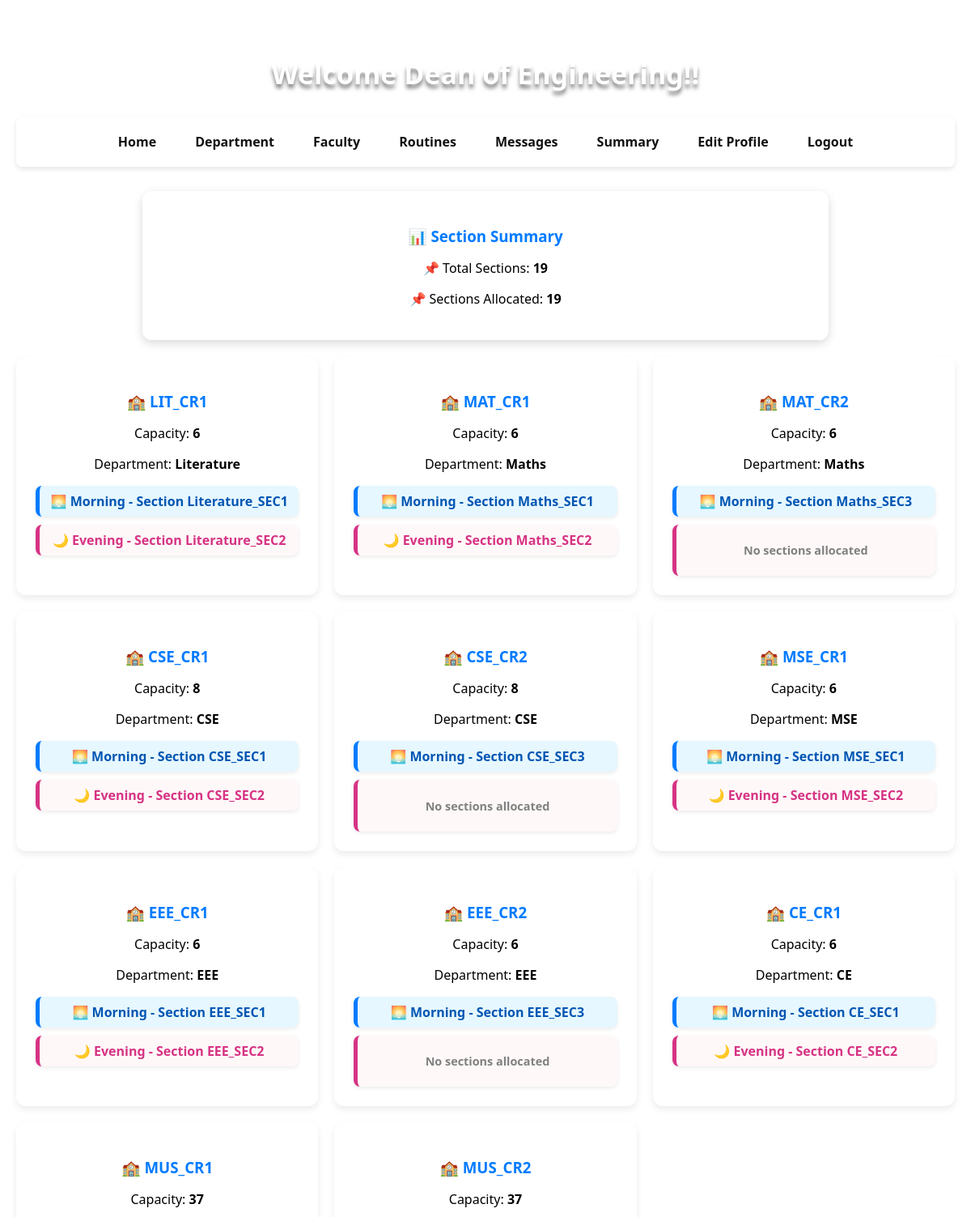
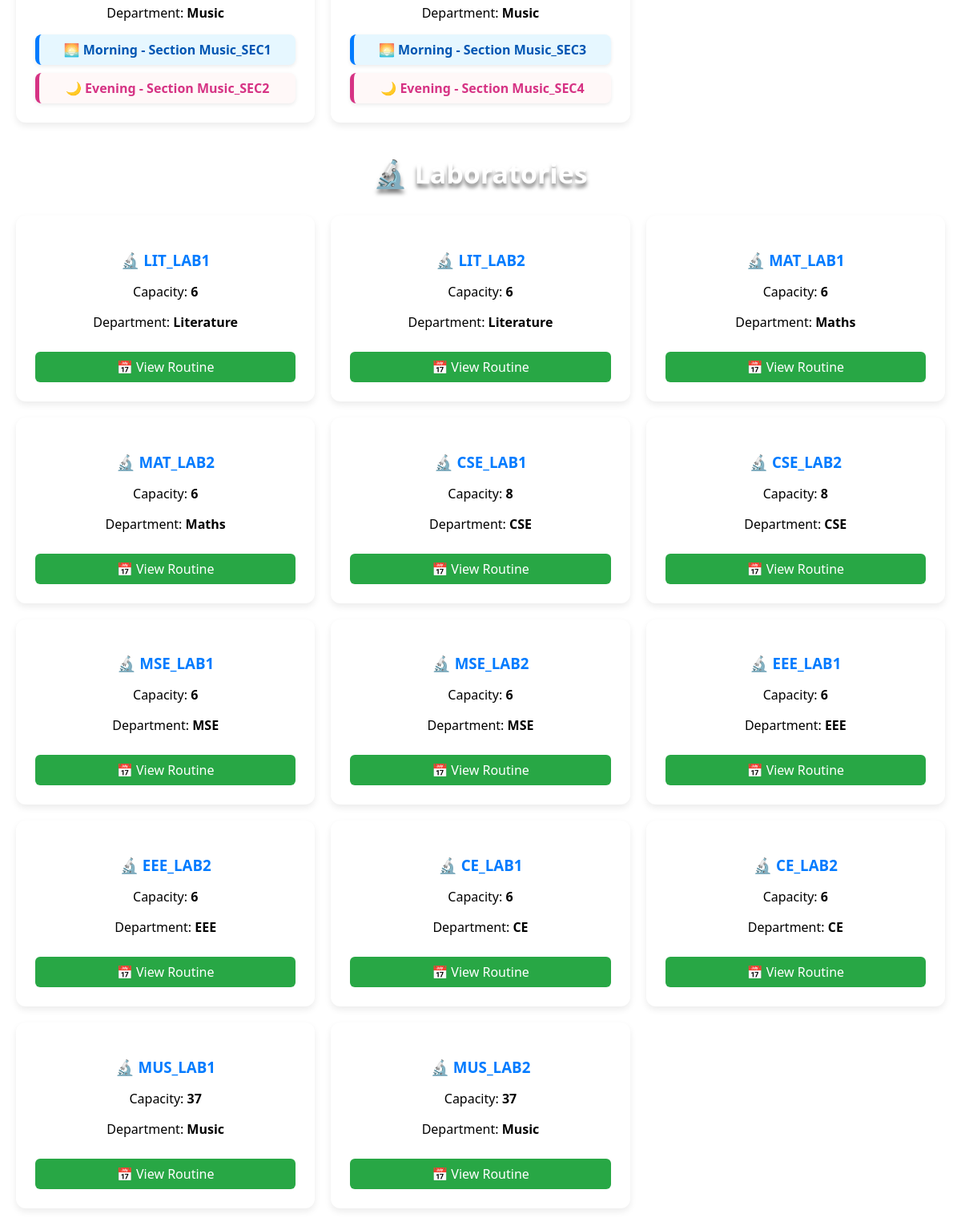
The page /deandashboard/1 on the database as committed earlier (2 pictures, top to bottom).
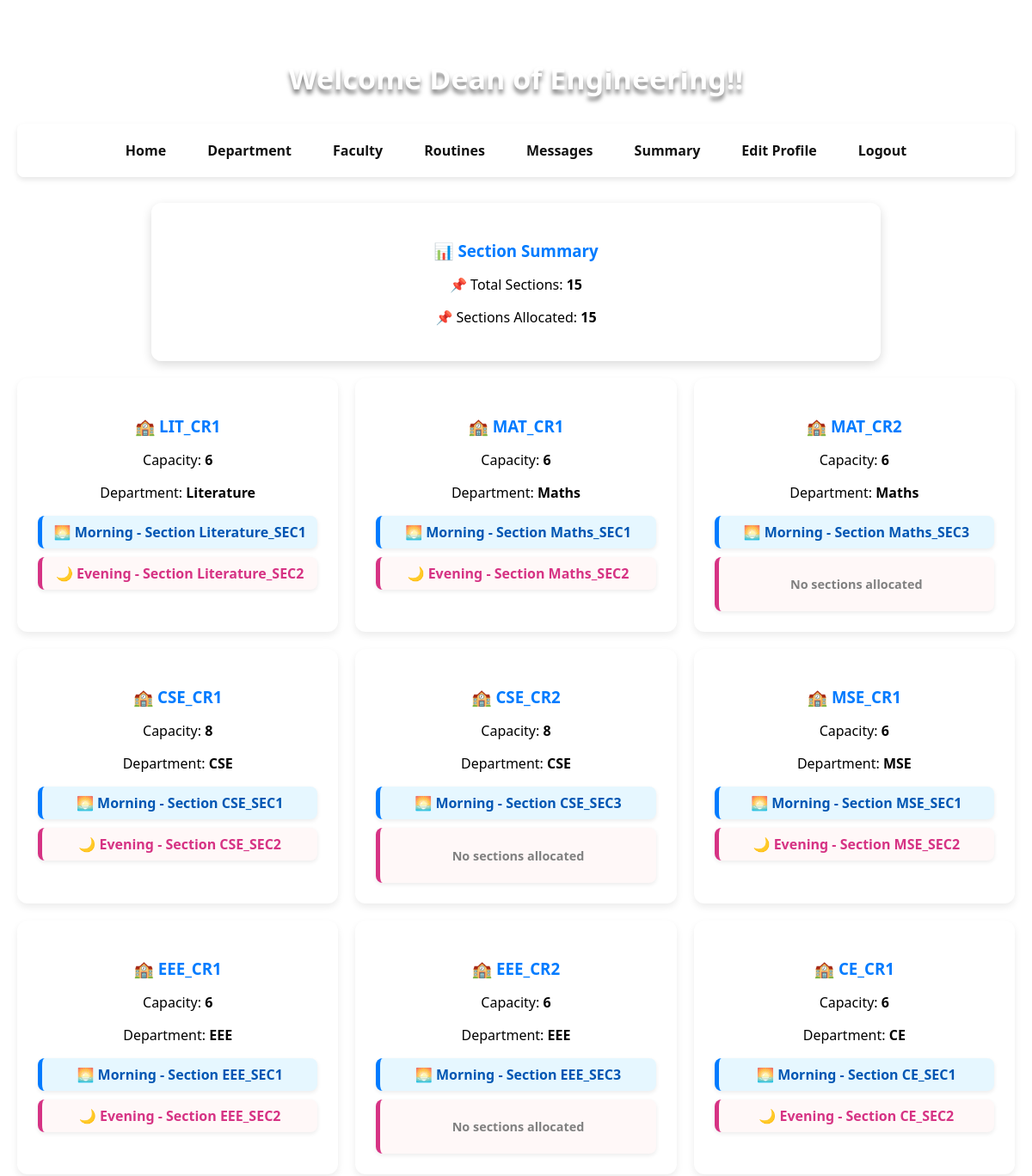
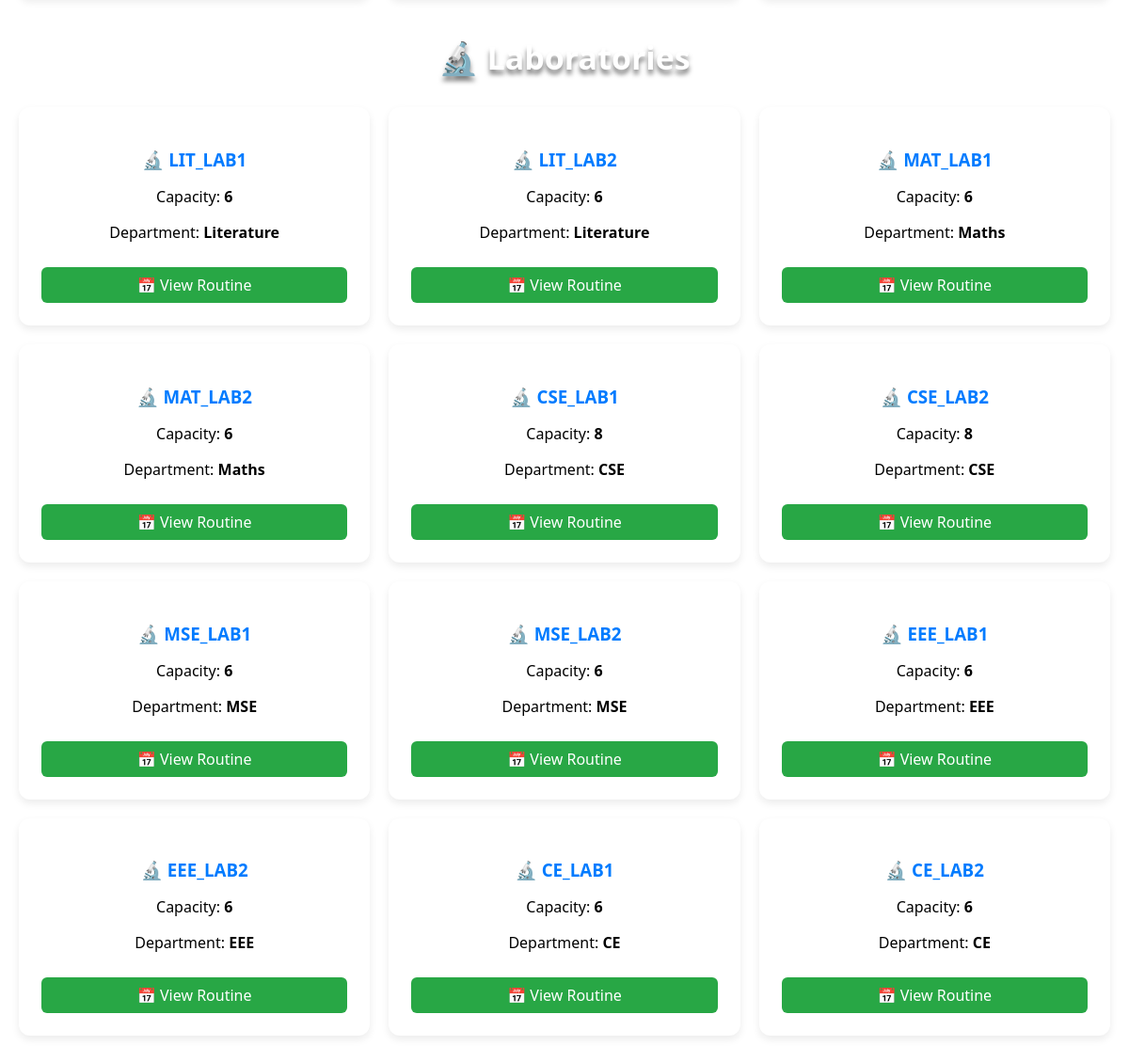
The same page on the database as committed later (2 pictures, top to bottom).
### application/models.py (models this page shows)
class ClassRoom(db.Model):
    __tablename__ = 'classroom'
    id = db.Column(db.Integer, primary_key=True)
    name = db.Column(db.String(100), nullable=False, unique=True)
    capacity = db.Column(db.Integer, nullable=False, default=30)
    is_lab = db.Column(db.Boolean, default=False, nullable=False)
    department_id = db.Column(db.Integer, db.ForeignKey('department.id'), nullable=False)
    batches = db.relationship('Batch', backref='classroom', cascade="all, delete-orphan", passive_deletes=True)
    students = db.relationship('Student', backref='classroom', cascade="all, delete-orphan", passive_deletes=True)
    teachers = db.relationship('Teacher', backref='classroom', cascade="all, delete-orphan", passive_deletes=True)

class Department(db.Model):
    __tablename__ = 'department'
    id = db.Column(db.Integer, primary_key=True, autoincrement=True)
    name = db.Column(db.String(100), nullable=False, unique=True)
    teachers = db.relationship('Teacher', backref='department', cascade="all, delete-orphan")
    students = db.relationship('Student', backref='department', cascade="all, delete-orphan")
    sections = db.relationship('Section', backref='department', cascade="all, delete-orphan")
    subjects = db.relationship('Subject', backref='department', cascade="all, delete-orphan")
    extra_subjects = db.relationship('ExtraSubject', backref='department', cascade="all, delete-orphan")
    classrooms = db.relationship('ClassRoom', backref='department', cascade="all, delete-orphan")

class Batch(db.Model):
    __tablename__ = 'batch'
    id = db.Column(db.Integer, primary_key=True, autoincrement=True)
    name = db.Column(db.String(50), nullable=False)  # Morning/Evening
    classroom_id = db.Column(
        db.Integer,
        db.ForeignKey('classroom.id', ondelete="CASCADE"),
        nullable=False
    )
    sections = db.relationship(
        "Section",
        backref="batch",
        cascade="all, delete-orphan",
        passive_deletes=True
    )

class Section(db.Model):
    __tablename__ = 'section'
    id = db.Column(db.Integer, primary_key=True, autoincrement=True)
    name = db.Column(db.String(10), nullable=False)
    department_id = db.Column(db.Integer, db.ForeignKey('department.id', ondelete="CASCADE"), nullable=False)
    selected_routine = db.Column(db.String(10), nullable=True)
    batch_id = db.Column(db.Integer, db.ForeignKey('batch.id', ondelete="CASCADE"), nullable=True)
    students = db.relationship('Student', backref='section', cascade="all, delete-orphan", passive_deletes=True)
    routines = db.relationship('Routine', backref='section', cascade="all, delete-orphan", passive_deletes=True)
    __table_args__ = (
        db.UniqueConstraint('name', 'department_id', name='uq_section_department'),
    )

### app.py (the view)
@app.route('/deandashboard/<int:id>', methods=['GET', 'POST'])
def deandashboard(id):
    if request.method == 'GET':
        dean = Teacher.query.filter_by(id=int(id)).first()
        if not dean:
            flash("❌ Dean not found.")
            return redirect('/')
        dean_role = Role.query.filter_by(name="Dean").first()
        if not dean_role or not any(ur.rid == dean_role.id for ur in dean.user.roles):
            flash("⚠️ Access Denied")
            return redirect("/")
        classrooms = ClassRoom.query.filter_by(is_lab=False).all()
        labs = ClassRoom.query.filter_by(is_lab=True).all()
        batches = Batch.query.all()
        sections = Section.query.all()
        departments = Department.query.all()
        allocated_sections = Section.query.filter(Section.batch_id.isnot(None)).count()
        total_sections = len(sections)
        return render_template(
            'deandashboard.html',
            dean=dean,
            classrooms=classrooms,
            labs=labs,
            batches=batches,
            sections=sections,
            departments=departments,
            allocated_sections=allocated_sections,
            total_sections=total_sections
        )

### templates/deandashboard.html (shortened to what this page needs)
<!DOCTYPE html>
<html lang="en">
<head>
</head>
<body>
    <h2>Welcome {{ dean.user.name }}!!</h2>
    <nav>
        <a href="/deandashboard/{{dean.id}}">Home</a>
        <a href="/departmentdetails/{{dean.id}}">Department</a>
        <a href="/showfaculty/{{dean.id}}">Faculty</a>
        <a href="/routine/{{dean.id}}">Routines</a>
        <a href="/message/{{dean.id}}">Messages</a>
        <a href="/deansummary/{{ dean.id }}">Summary</a>
        <a href="/teditprofile/{{dean.id}}">Edit Profile</a>
        <a href="/logout">Logout</a>
    </nav>
    <div class="card">
        <h3>📊 Section Summary</h3>
        <p>📌 Total Sections: <b>{{ total_sections }}</b></p>
        <p>📌 Sections Allocated: <b>{{ allocated_sections }}</b></p>
    </div>
    <div class="classrooms-container">
    {% for classroom in classrooms %}
        <div class="class-card">
            <h3>🏫 {{ classroom.name }}</h3>
            <p>Capacity: <b>{{ classroom.capacity }}</b></p>
            <p>Department: <b>{{ classroom.department.name }}</b></p>
            <div class="batch-container">
                {% set sorted_batches = classroom.batches|sort(attribute="id") %}
                {% for batch in sorted_batches %}
                    <div class="batch {% if 'Morning' in batch.name %}morning{% elif 'Evening' in batch.name %}evening{% endif %}">
                        {% if batch.sections %}
                            {% set section = batch.sections[0] %}
                            <a href="/show_routine/{{ section.id }}/{{ batch.id }}">
                                {% if 'Morning' in batch.name %}🌅 Morning
                                {% elif 'Evening' in batch.name %}🌙 Evening
                                {% else %}🎓 Batch{% endif %}
                                - Section {{ section.name }}
                            </a>
                        {% else %}
                            <p style="color: gray; font-size: 0.9em;">No sections allocated</p>
                        {% endif %}
                    </div>
                {% else %}
                    <p style="color:gray;">No batches assigned</p>
                {% endfor %}
            </div>
        </div>
    {% endfor %}
    </div>
    {% if labs %}
    <h2 style="margin-top:40px; color:#fff; text-align:center;">🔬 Laboratories</h2>
    <div class="classrooms-container">
        {% for lab in labs %}
        <div class="class-card">
            <h3>🔬 {{ lab.name }}</h3>
            <p>Capacity: <b>{{ lab.capacity }}</b></p>
            <p>Department: <b>{{ lab.department.name }}</b></p>
            <div class="batch-container">
                <a href="/show_labroutine/{{ lab.id }}"
                style="display:inline-block; margin-top:10px; padding:8px 14px;
                        background:#28a745; color:white; border-radius:6px; text-decoration:none;">
                    📅 View Routine
                </a>
            </div>
        </div>
        {% endfor %}
    </div>
    {% endif %}
</body>
</html>

Rows that differ between the two databases and show on the page:
removed ClassRoom: name "MUS_CR1", capacity "37", department.name "Music", shown under "📊 Section Summary"
no longer on this page (row unchanged): Batch: name "🌅 Morning", shown under "MUS_CR1"
removed Section: name "Music_SEC1"
no longer on this page (row unchanged): Batch: name "🌙 Evening", shown under "MUS_CR1"
removed Section: name "Music_SEC2"
removed ClassRoom: name "MUS_CR2", capacity "37", department.name "Music", shown under "📊 Section Summary"
no longer on this page (row unchanged): Batch: name "🌅 Morning", shown under "MUS_CR2"
removed Section: name "Music_SEC3"
no longer on this page (row unchanged): Batch: name "🌙 Evening", shown under "MUS_CR2"
removed Section: name "Music_SEC4"
removed ClassRoom: name "MUS_LAB1", capacity "37", department.name "Music", shown under "🔬 Laboratories"
removed ClassRoom: name "MUS_LAB2", capacity "37", department.name "Music", shown under "🔬 Laboratories"
Other text that changed with them:
{{ total_sections }}: "19" → "15"
{{ allocated_sections }}: "19" → "15"
